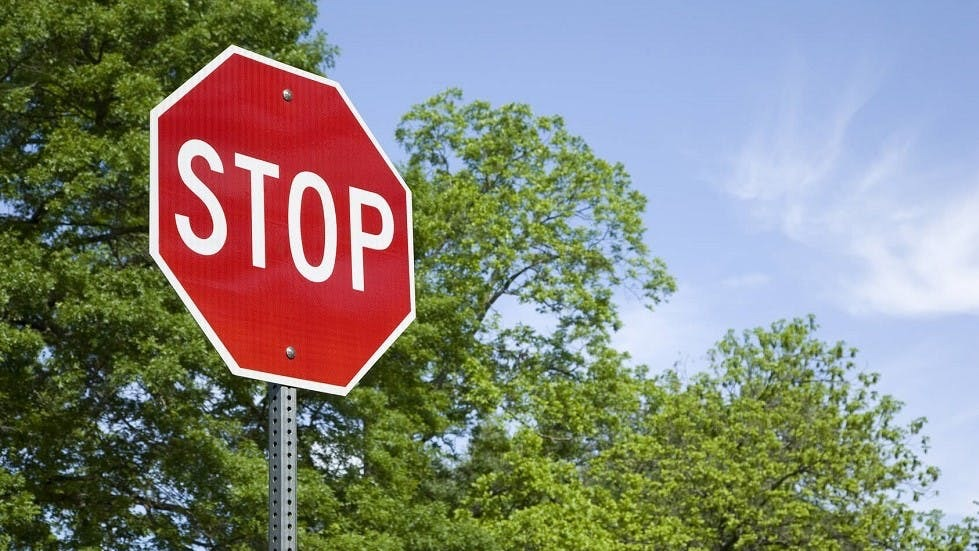
#> input picture Images/road_sign.jpg, 979 x 551 px, given in place of the camera
$ python size_by_contour.py
#> lines starting #> are read from the running program, lines starting #| are printed output that depends on the picture; after the words box and inside, x2 and y2 are one past the last pixel; in counts of white or black regions, pixels touching at a corner belong together
import cv2 as cv
import numpy as np
import time

vc = cv.VideoCapture(0)
# url = 'http://192.168.178.235:8080/video'
# vc = cv.VideoCapture(url)

if vc.isOpened():
    rval, frame = vc.read()
#> frame is the input picture: shape (551, 979, 3); mean B, G, R 123.1, 133.3, 133
else:
    rval = False

while rval:
    rval, frame = vc.read()
    frame = cv.resize(frame, (960, 540), interpolation = cv.INTER_AREA)
#> frame: shape (540, 960, 3)
    #frame = frame[300: 630, 150:390]
    gray = cv.cvtColor(frame, cv.COLOR_BGR2GRAY)
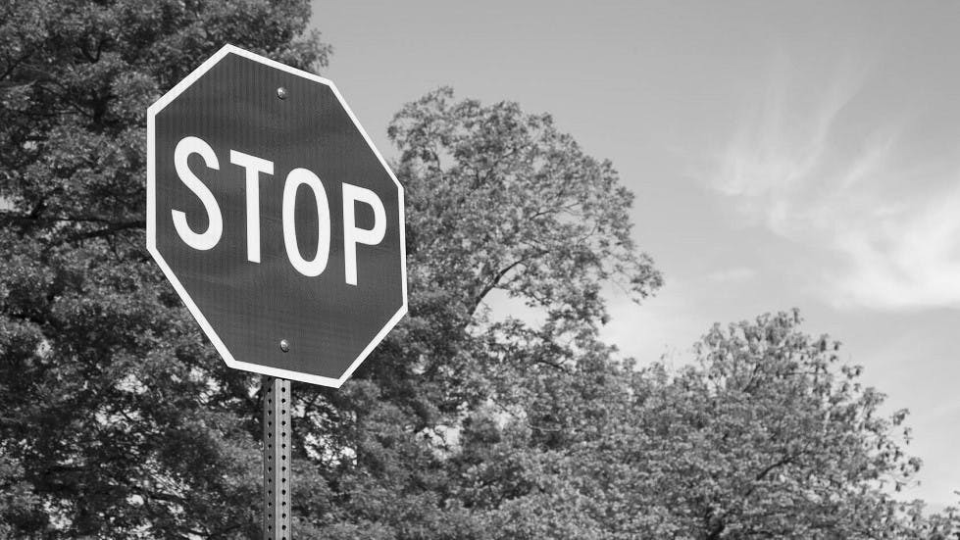
#> gray: shape (540, 960); min 1, max 255, mean 132
    blur = cv.GaussianBlur(gray, (3,3), cv.BORDER_DEFAULT)
    canny = cv.Canny(blur, 0, 150)
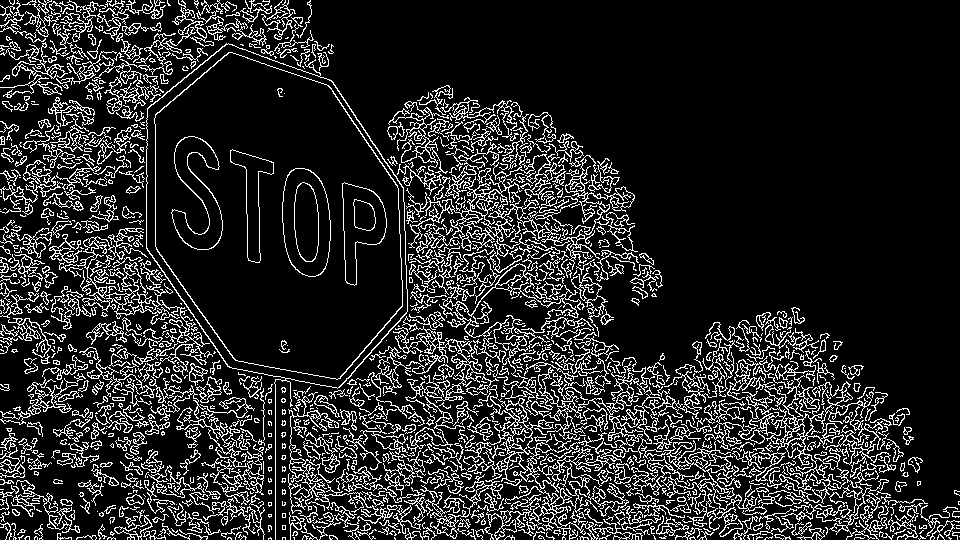
#> canny: shape (540, 960); 15.3% white in thin lines or dots
    contours, hierarchies = cv.findContours(canny, cv.RETR_LIST, cv.CHAIN_APPROX_NONE)
#> contours = 2222 contours, 1526 with area under 20; largest, box (x1, y1, x2, y2) and area: (146, 43, 408, 540) 67680, (146, 43, 408, 389) 67371, (154, 52, 403, 380) 60994, (154, 52, 403, 380) 60724, (282, 168, 331, 277) 4261
    blank = np.zeros(frame.shape, dtype='uint8')
    #cv.rectangle(blank,(300,100),(660,440),(0,255,0),1)

    key = cv.waitKey(3)
#> (key Esc is pressed here)
    #print(contours)
    largestItem = (0, 0, 0, 0)

    i = 0
    angle = 0
    while i < 360:
        i += 1
        image_center = tuple(np.array(canny.shape[1::-1]) / 2)
        rot_mat = cv.getRotationMatrix2D(image_center, 1, 1.0)
        canny = cv.warpAffine(canny, rot_mat, canny.shape[1::-1], flags=cv.INTER_LINEAR)
        contours, hierarchies = cv.findContours(canny, cv.RETR_LIST, cv.CHAIN_APPROX_NONE)
        for c in contours:
            # get bounding rect
            (x,y,w,h) = cv.boundingRect(c)
            if(w * h > largestItem[2] * largestItem[3]):
                largestItem = (x, y, w, h)
                angle = i
#> this loop made 360 passes
#> pass 1, `canny = cv.warpAffine(canny, rot_mat, canny.shape[1::-1], flags=cv.INT..`:
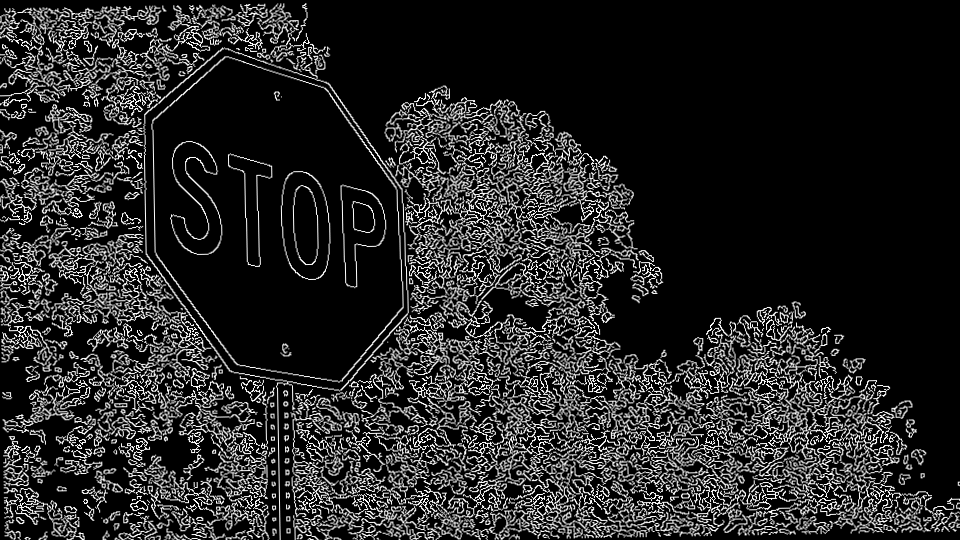
#> canny: shape (540, 960); min 0, max 255, mean 38.6
#> pass 2, `canny = cv.warpAffine(canny, rot_mat, canny.shape[1::-1], flags=cv.INT..`:
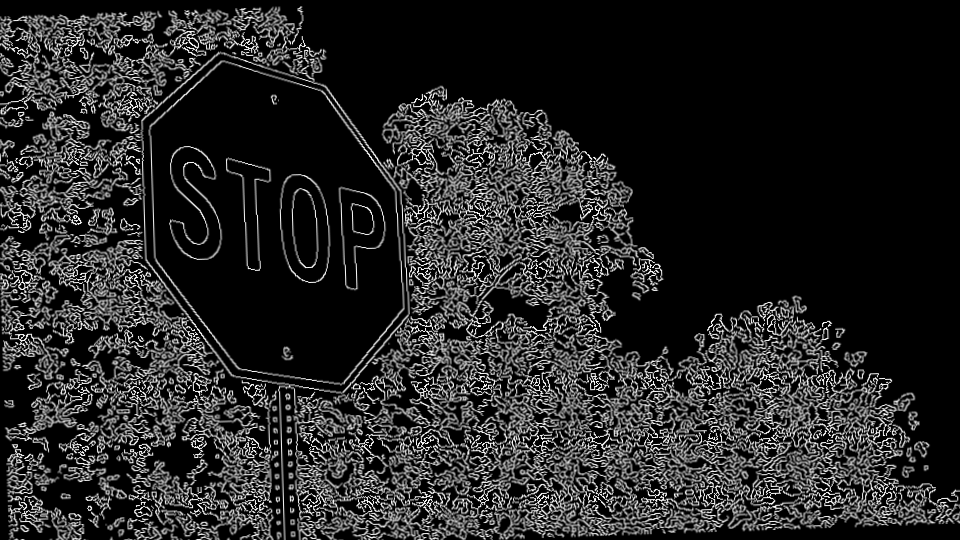
#> canny: shape (540, 960); min 0, max 255, mean 38.3
#> pass 3, `canny = cv.warpAffine(canny, rot_mat, canny.shape[1::-1], flags=cv.INT..`:
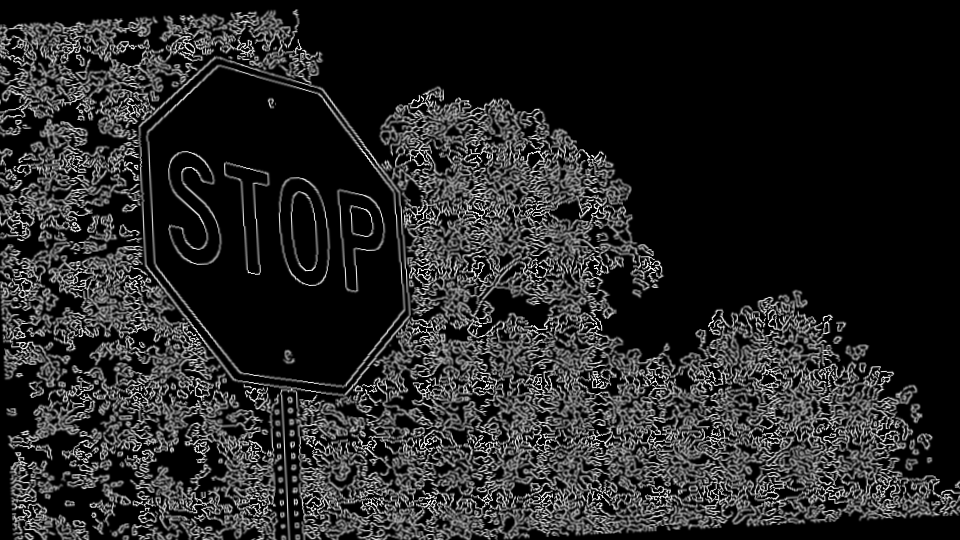
#> canny: shape (540, 960); min 0, max 255, mean 38.1
#> after the loop:
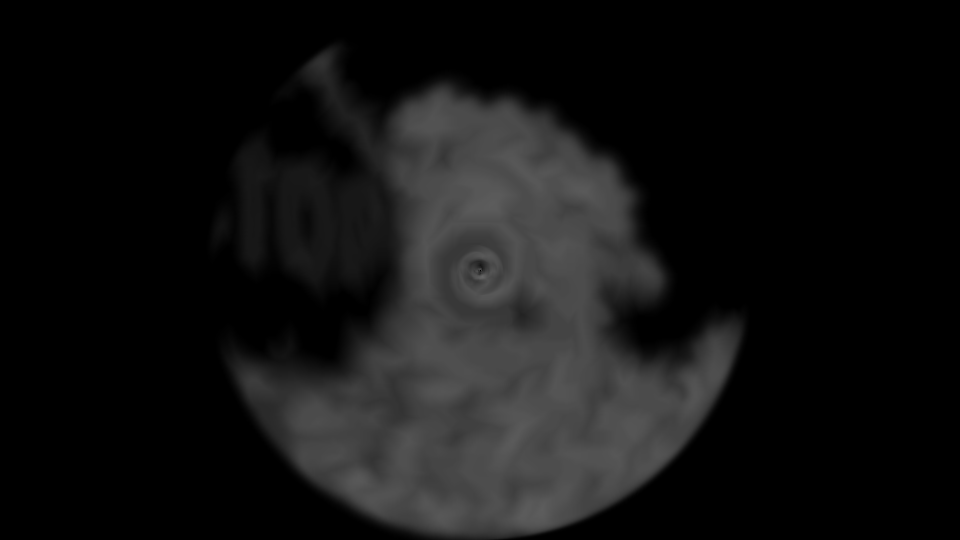
#> canny: shape (540, 960); min 0, max 102, mean 18.3
#> after the loop, angle = 1; i = 360; largestItem = (0, 3, 960, 537)
            # draw red rect
            #cv.rectangle(blank, (x,y), (x+w,y+h), (0, 0, 255), 2)

    cv.drawContours(blank, contours, -1, (0,0,255), 1)
    cv.rectangle(blank, (largestItem[0],largestItem[1]), (largestItem[0]+largestItem[2],largestItem[1]+largestItem[3]), (0, 255, 0), 2)
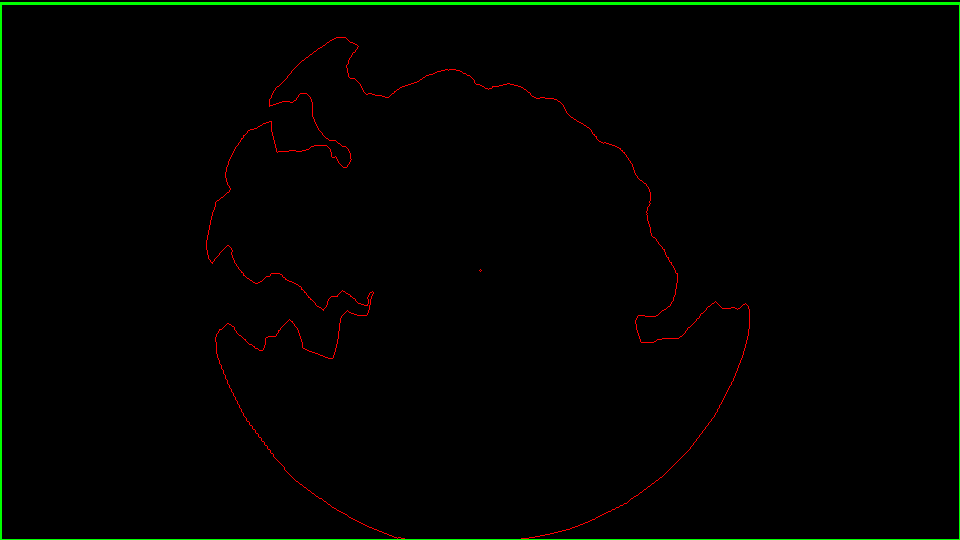
#> blank: shape (540, 960, 3); mean of channels 0, 1, 2 0, 2.7, 1.1; drawn as B, G, R
    cv.imshow('camera view', frame)
    cv.imshow('contours', blank)
    if key == 27:
        break


vc.release()
cv.destroyWindow('camera view')
cv.destroyWindow('contours')

$ run again, on Images/tube1.jpg
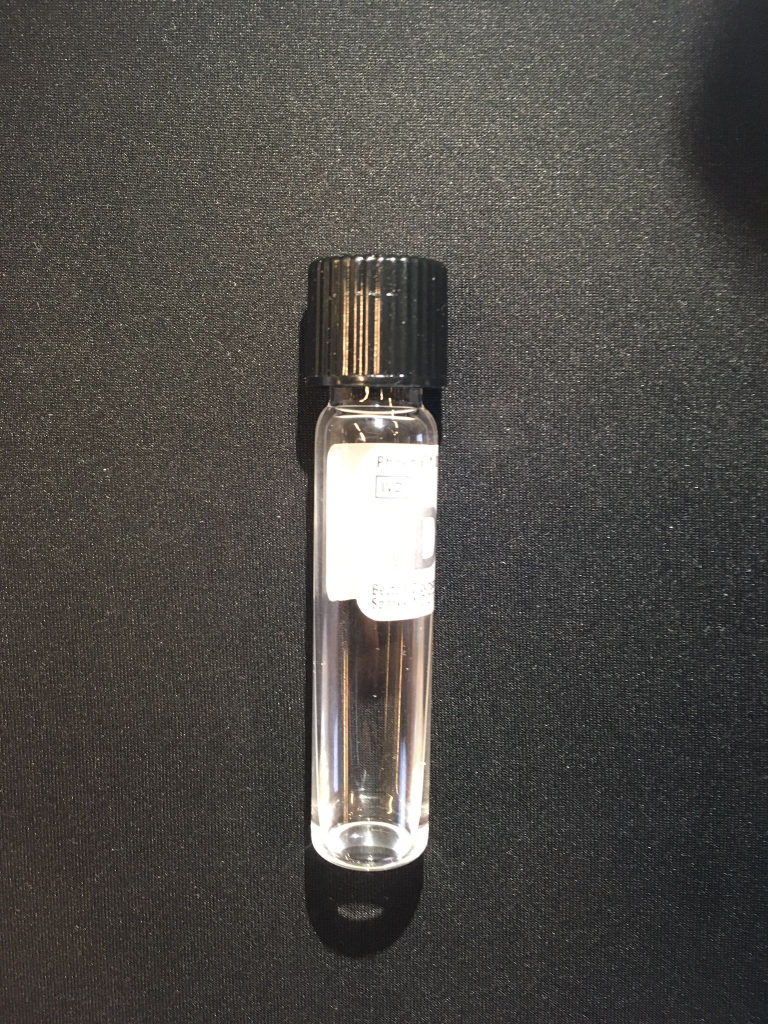
#> input picture Images/tube1.jpg, 1536 x 2048 px, given in place of the camera (shown at 1/2 size)
#> frame is the input picture: shape (2048, 1536, 3); mean B, G, R 72.1, 76.2, 79.2
#> frame: shape (540, 960, 3)
#> `canny = cv.Canny(blur, 0, 150)`:
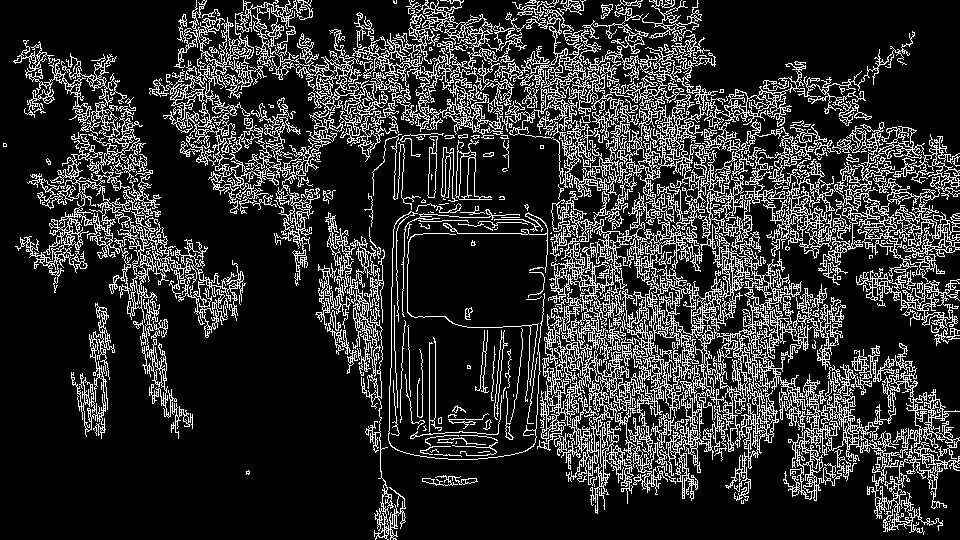
#> canny: shape (540, 960); 18.4% white in thin lines or dots
#> `contours, hierarchies = cv.findContours(canny, cv.RETR_LIST, cv.CHAIN_..`: contours = 3670 contours, 2901 with area under 20; largest, box (x1, y1, x2, y2) and area: (494, 0, 960, 535) 75846, (13, 40, 246, 439) 10928, (149, 0, 404, 286) 8957, (556, 235, 691, 413) 7398, (555, 55, 666, 159) 3664
#> after the loop `while i < 360:`: angle = 32; i = 360; largestItem = (87, 0, 873, 540)
#> `cv.rectangle(blank, (largestItem[0],largestItem[1]), (largestItem[0]+l..`:
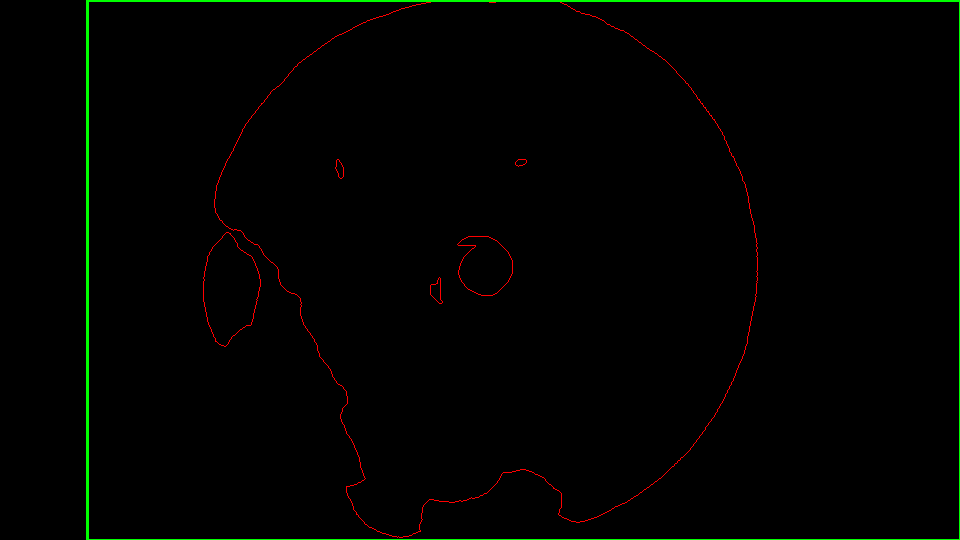
#> blank: shape (540, 960, 3); mean of channels 0, 1, 2 0, 2.3, 1; drawn as B, G, R
